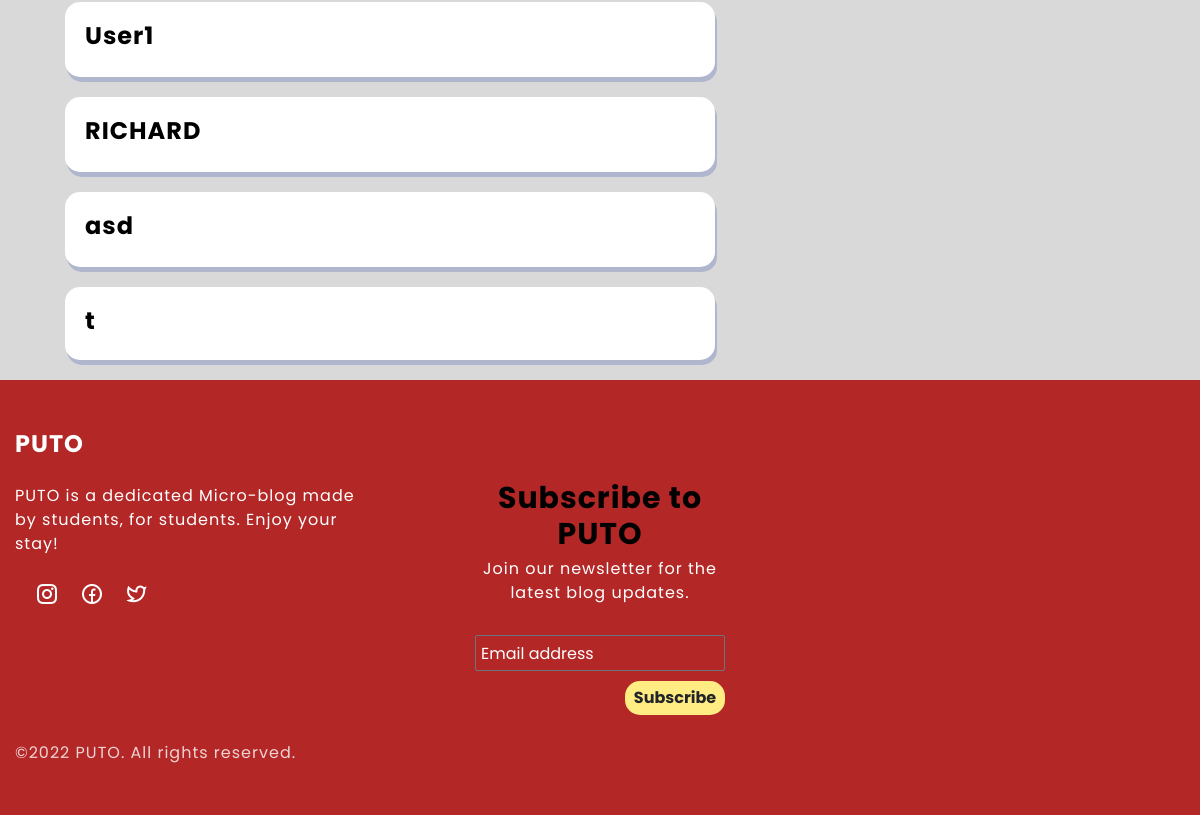
Before: /pages/users (lower part) with the older database file.
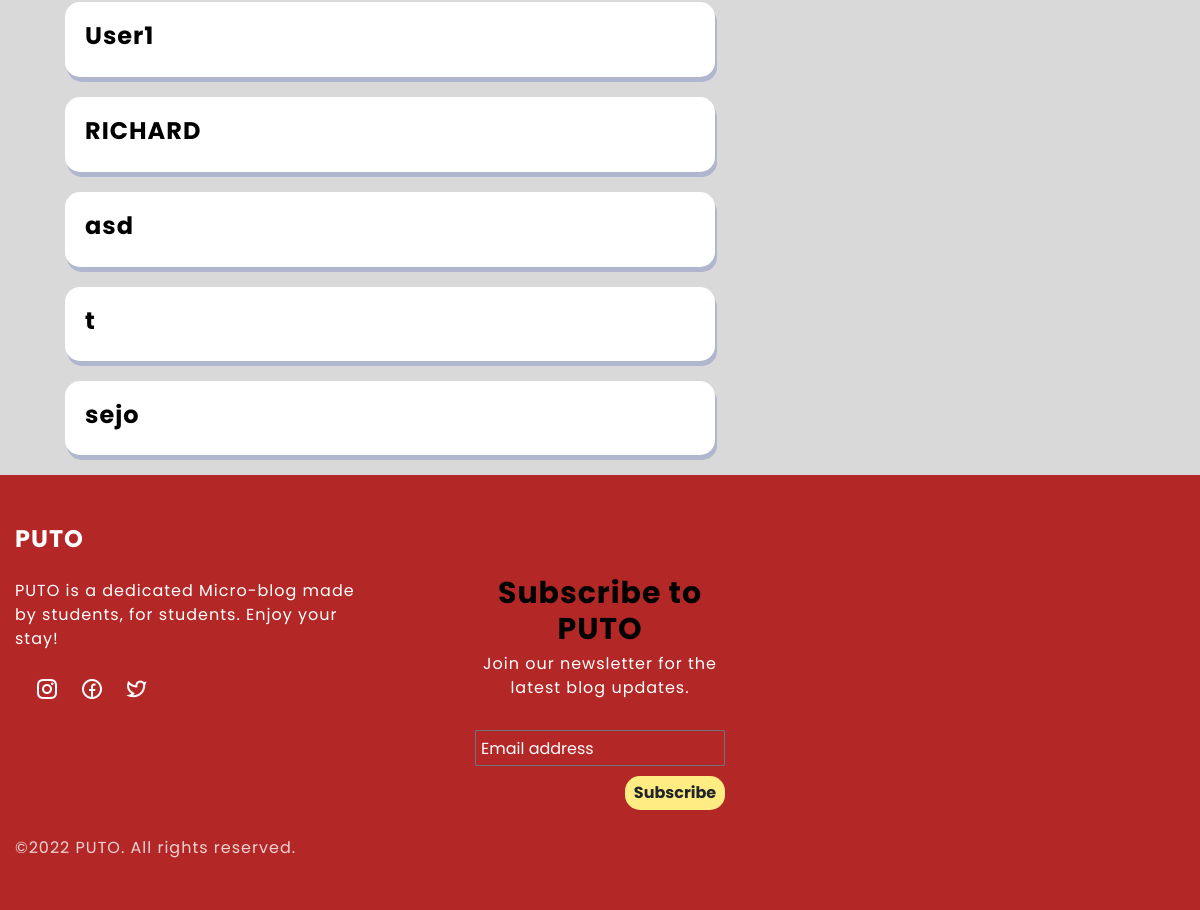
After: the same page with the newer database file.
### tables this page shows
CREATE TABLE `user` (
  `id` int(255) NOT NULL,
  `name` varchar(100) NOT NULL,
  `email` varchar(100) NOT NULL,
  `password` varchar(100) NOT NULL,
  `bio` varchar(255) NOT NULL DEFAULT 'Insert your bio here',
  `profile_picture` varchar(255) NOT NULL DEFAULT 'noimage.jpg',
  `code` varchar(6) NOT NULL,
  `cover_photo` varchar(255) NOT NULL DEFAULT 'noimage.jpg'
);

### application/controllers/Pages.php (called while the page is built, shortened)
<?php
class Pages extends CI_Controller {
    public function users($page ='users'){
        $data['users'] = $this->profile_model->get_profiles();
		$this->load->view('templates/header');
        $this->load->view('pages/'.$page, $data);
        $this->load->view('templates/footer');
	}
}

### index.php (called while the page is built, shortened)
<?php
require_once BASEPATH.'core/CodeIgniter.php';

### application/models/Profile_model.php (called while the page is built, shortened)
<?php
class Profile_model extends CI_Model{
    public function get_profiles(){
        $query = $this->db->get('user');
        return $query->result_array();
    }
}

### application/views/pages/users.php (the view, shortened to what this page needs)
<section class="featured-articles section section-header-offset">
    <div class="featured-articles-container container d-grid">
        <div class="featured-content posts d-grid">
            <?php foreach ($users as $user):?>
                <div class="trending-news-box">
                    <a href="<?php echo base_url('profile/viewprofile/'.$user['id']);?>"><h3 class="title article-title"><?php echo $user['name'];?></h3></a>
                </div>
            <?php endforeach;?>
        </div>
    </div>
</section>

### application/views/templates/header.php (shortened to what this page needs)
<html lang="en">
    <head>
        <link href="https://cdn.jsdelivr.net/npm/bootstrap@5.1.3/dist/css/bootstrap.min.css" rel="stylesheet">
        <link href="https://cdn.jsdelivr.net/npm/remixicon@2.5.0/fonts/remixicon.css" rel="stylesheet">
        <link rel="stylesheet" href="<?php echo base_url('/assets/css/swiper-bundle.min.css')?>" />
        <link rel="stylesheet" href="<?php echo base_url('/assets/css/main.css')?>">
        <link href="https://maxcdn.bootstrapcdn.com/font-awesome/latest/css/font-awesome.min.css" rel="stylesheet">
    </head>
<body>

### application/views/templates/footer.php (shortened to what this page needs)
    <footer class="footer section">
        <div class="footer-container container d-grid">
            <div class="company-data">
            <a href="<?php echo base_url('dashboard')?>">
                    <h2 class="logo"><b>PUTO</b></h2>
                </a>
                <p class="company-description">PUTO is a dedicated Micro-blog made by students, for students. Enjoy your stay!</p>
                <ul class="list social-media">
                    <li class="list-item">
                        <a href="#" class="list-link"><i class="ri-instagram-line"></i></a>
                    </li>
                    <li class="list-item">
                        <a href="#" class="list-link"><i class="ri-facebook-circle-line"></i></a>
                    </li>
                    <li class="list-item">
                        <a href="#" class="list-link"><i class="ri-twitter-line"></i></a>
                    </li>
                </ul>
                <span class="copyright-notice">&copy;2022 PUTO. All rights reserved.</span>
            </div>
    <section class="newsletter section">
<div class="container">
    <div class="form-container-inner">
    <form id="newsletter" name="newsletter" method="post" action="<?php echo base_url();?>newsletter/index" onsubmit ='return validate()'>
    <h3 class="title newsletter-title">Subscribe to PUTO</h3>
        <p class="newsletter-description">Join our newsletter for the latest blog updates.</p>
        <form action="" class="form">
        <input type="email" name="email" id="email" style="width:250px;height:36px;" placeholder="Email address" class="ps-2 display border border-secondary border-1 rounded rounded-1"></input>
        <button type="submit" value="Submit" class="btn btn-post">Subscribe</button>
        </form>
    </div>
</div>
</section>
            </div>
    </footer>
</body>
</html>

### assets/css/main.css (style rules this page uses)
:root { --light-color: #FFFFFF; --light-color-alt: #afb6cd; --primary-background-color: #D9D9D9; --secondary-background-color: #B32727; --hover-light-color: var(--light-color); --hover-dark-color: var(--primary-background-color); --gradient-color: linear-gradient(115deg, #4fcf70, #fad648, #a767e5, #12bcfe, #44ce7b); --transparent-light-color: rgba(255, 255, 255, .05); --transparent-dark-color: rgba(0, 0, 0, .75); --font-family: 'Poppins', sans-serif; --font-size-xsm: 1.2rem; --font-size-sm: 1.6rem; --font-size-md: 2.4rem; --font-size-lg: 3rem; --font-size-xl: 4rem; --gap: 2rem; --margin-sm: 2rem; --margin-md: 3rem; --item-min-height-sm: 20rem; --item-min-height-md: 30rem; }
* { margin: 0; padding: 0; box-sizing: border-box; }
html { font-size: 62.5%; }
body { font-family: var(--font-family); font-size: var(--font-size-sm); color: var(--light-color-alt); background-color: var(--primary-background-color); letter-spacing: 1px; transition: background-color .25s, color .25s; overflow-x:hidden; }
a { color: inherit; text-decoration: none; display: flex; }
ul { list-style: none; }
input, button { font: inherit; color: inherit; border: none; background-color: transparent; }
i { font-size: var(--font-size-md); }
.container { max-width: 160rem; margin: 0 auto; padding: 0 1.5rem; }
.section:not(.featured-articles) { padding-block: 5rem; }
.d-grid { display: grid; }
html { overflow-y: scroll !important; }
.logo { font-size: var(--font-size-md); color: var(--light-color); flex-direction: column; }
::placeholder { color: white; opacity: 1; }
.list { display: flex; align-items: center; gap: var(--gap); }
.btn { cursor: pointer; }
.form-container-inner { margin: auto; display: flex; flex-direction: column; gap: var(--gap); text-align: center; }
.btn-post { font-weight: bold; font-size: 1em; margin-top: 1rem; margin-left: 1rem; background-color: #FFEC82; width: 10rem; float: right; border-radius: 15px; }
.title { font-size: 150%; color: #628EFF; text-align: center; font-weight: bold; }
.featured-articles { padding-block: 2rem; }
.section-header-offset { margin-top: 7.4rem; }
.featured-articles-container, .featured-content { gap: var(--gap); }
.posts { padding: 0 5rem; }
.title { color: black; }
.article-title { font-size: var(--font-size-md); }
.trending-news-box { display: flex; flex-direction: column; gap: var(--gap); padding: 2rem; border-bottom: 1px solid var(--transparent-light-color); background-color: white; border-top-right-radius: 15px; border-top-left-radius: 15px; border-bottom-right-radius: 15px; border-bottom-left-radius: 15px; box-shadow: 2px 5px; }
.trending-news-box:last-of-type { border-bottom: none; }
.newsletter { padding-bottom: 6rem; }
.newsletter-title { font-size: var(--font-size-lg); }
.newsletter-description { margin-bottom: 3rem; }
.footer { background-color: var(--secondary-background-color); margin: 0; color: white; }
.footer-container { gap: var(--gap); }
.company-data { display: flex; flex-direction: column; order: 1; }
.company-description { margin-block: var(--margin-sm); max-width: 75%; }
.social-media { margin-bottom: var(--margin-md); }
.copyright-notice { opacity: .8; }
@media screen and (min-width: 700px) { .trending-news-box { flex-direction: row; align-items: center; } }
@media screen and (min-width: 700px) { .newsletter-description { max-width: 40rem; } }
@media screen and (min-width: 700px) { .form-container-inner { align-items: center; } }
@media screen and (min-width: 700px) { .popular-tags-container, .footer-container { grid-template-columns: repeat(2, 1fr); } }
@media screen and (min-width: 700px) { .company-data { order: 0; } }
@media screen and (min-width: 768px) { .featured-content { grid-template-rows: 5rem repeat(4, 1fr); font-size: 23px; } }
@media screen and (min-width: 1024px) { .featured-articles-container { grid-template-columns: 1fr 40rem; } }
@media screen and (min-width: 1024px) { .footer-container { grid-template-columns: repeat(5, 1fr); } }
@media screen and (min-width: 1024px) { .company-data { grid-column: span 2; } }
@media screen and (min-width: 1024px) { .company-description { max-width: 85%; } }
@media screen and (min-width: 1024px) { .copyright-notice { margin-top: auto; } }

Changed rows visible on the page:
added user: name "sejo"
